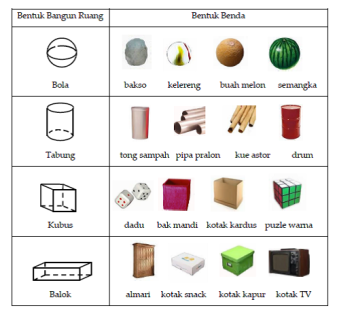
#> input picture bangun.jpg, 337 x 321 px, found by its file name
$ python bola.py
#> lines starting #> are read from the running program, lines starting #| are printed output that depends on the picture; after the words box and inside, x2 and y2 are one past the last pixel; in counts of white or black regions, pixels touching at a corner belong together
import cv2
import numpy as np

def detect_balls(image_path):
    # Baca gambar
#> called with image_path = '/home/hatfan/test2/bangun.jpg'
    image = cv2.imread(image_path, cv2.IMREAD_COLOR)
#> image is the input picture: shape (321, 337, 3); mean B, G, R 229.6, 231.8, 233.7

    # Ubah gambar ke dalam skala abu-abu
    gray = cv2.cvtColor(image, cv2.COLOR_BGR2GRAY)
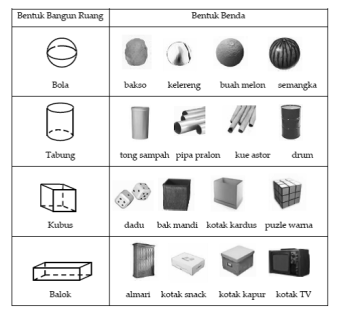
#> gray: shape (321, 337); min 0, max 255, mean 232.1

    # Lakukan deteksi tepi dengan metode Canny
    edges = cv2.Canny(gray, 50, 150, apertureSize=3)
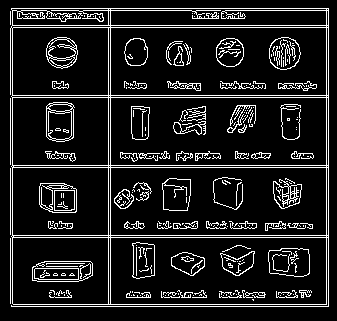
#> edges: shape (321, 337); 11.8% white in thin lines or dots, all inside (x1, y1, x2, y2) = (10, 8, 329, 307)

    # Lakukan transformasi Hough Circle untuk mendeteksi lingkaran
    circles = cv2.HoughCircles(
        edges,
        cv2.HOUGH_GRADIENT, dp=1, minDist=50, param1=50, param2=30, minRadius=10, maxRadius=50
    )
#> circles = [[176.5, 259.5, 39.4], [142.5, 192.5, 36.1], [139.5, 56.5, 32.7], [283.5, 54.5, 15.5], [230.5, 52.5, 13.8], [237.5, 259.5, 14.5], [59.5, 50.5, 14.3], [223.5, 191.5, 13.8]]

    if circles is not None:
        # Konversi koordinat lingkaran ke dalam format integer
        circles = np.uint16(np.around(circles))
#> circles = [[176, 260, 39], [142, 192, 36], [140, 56, 33], [284, 54, 16], [230, 52, 14], [238, 260, 14], [60, 50, 14], [224, 192, 14]]

        # Gambar lingkaran yang terdeteksi
        for i in circles[0, :]:
            center = (i[0], i[1])
            radius = i[2]

            # Gambar lingkaran pada gambar asli
            cv2.circle(image, center, radius, (0, 255, 0), 2)
#> this loop made 8 passes
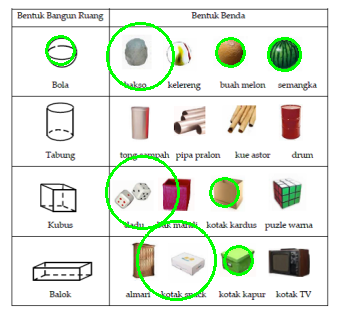
#> image: shape (321, 337, 3); 3.1% of pixels changed, all inside (x1, y1, x2, y2) = (45, 22, 302, 301)

        # Tampilkan gambar hasil deteksi
        cv2.imshow('Deteksi Bola', image)
        cv2.waitKey(0)
        cv2.destroyAllWindows()
    else:
        print("Tidak ada bola yang terdeteksi.")

# Ganti path gambar sesuai dengan lokasi gambar Anda
image_path = '/home/hatfan/test2/bangun.jpg'
detect_balls(image_path)

$ run again, with bolatest.jpg copied over bangun.jpg
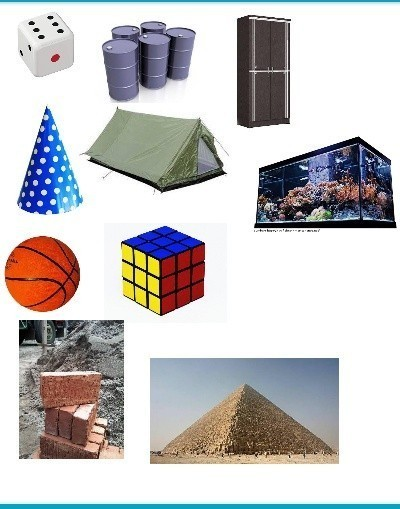
#> input picture bolatest.jpg, 400 x 509 px, found by its file name
#> in detect_balls, image is the input picture: shape (509, 400, 3); mean B, G, R 195.7, 195.2, 197.4
#> in detect_balls, `edges = cv2.Canny(gray, 50, 150, apertureSize=3)`:
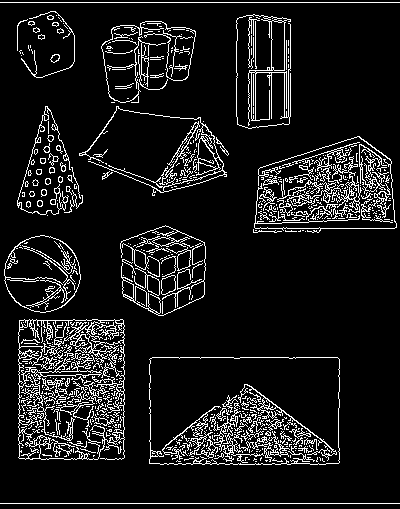
#> edges: shape (509, 400); 10% white in thin lines or dots
#> in detect_balls, `circles = cv2.HoughCircles( edges, cv2.HOUGH_GRADIENT, dp=1, minDist=5..`: circles = [[41.5, 273.5, 38.3], [342.5, 186.5, 42.7], [77.5, 414.5, 45], [163.5, 269.5, 42.7], [146.5, 70.5, 42.7], [75.5, 361.5, 33.8], [243.5, 428.5, 35], [288.5, 187.5, 31.6], [47.5, 188.5, 25], [23.5, 389.5, 31.6]]
#> in detect_balls, `circles = np.uint16(np.around(circles))`: circles = [[42, 274, 38], [342, 186, 43], [78, 414, 45], [164, 270, 43], [146, 70, 43], [76, 362, 34], [244, 428, 35], [288, 188, 32], [48, 188, 25], [24, 390, 32]]
#> the loop in detect_balls, `for i in circles[0, :]:` made 10 passes
#> after the loop in detect_balls, `for i in circles[0, :]:`:
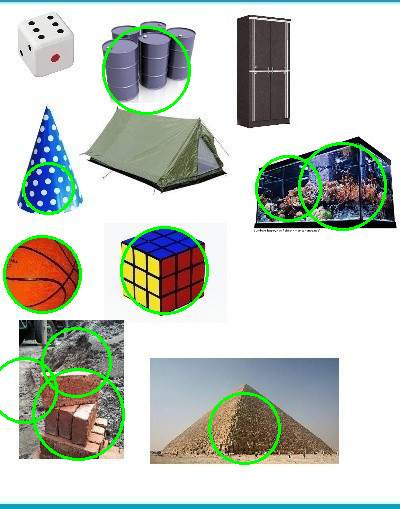
#> image: shape (509, 400, 3); 3.31% of pixels changed, all inside (x1, y1, x2, y2) = (0, 26, 387, 465)
